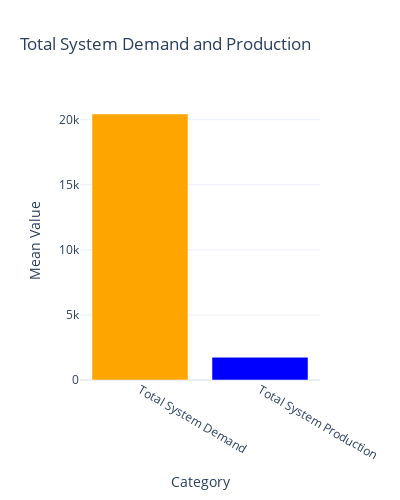

The code cell stored with this chart in its notebook:
### Code cell
import pandas as pd
import plotly.graph_objects as go



# Filter the DataFrame based on the given conditions
filtered_df = df[(df['prosumers'] == 5) & 
                 (df['perfect_forecasting'] == True) & 
                 (df['exchange_type'] == 'bilateral')]

# Calculate the mean values
mean_total_system_demand = filtered_df['Total System Demand'].mean()
mean_total_system_production = filtered_df['Total System Production'].mean()

# Data for the bar plot
categories = ['Total System Demand', 'Total System Production']
mean_values = [mean_total_system_demand, mean_total_system_production]

# Create the bar plot using Plotly with specified colors
fig = go.Figure(data=[
    go.Bar(name='Mean Values', x=categories, y=mean_values, marker_color=['orange', 'blue'])
])

# Update layout for better readability
fig.update_layout(
    title='Total System Demand and Production',
    xaxis_title='Category',
    yaxis_title='Mean Value',
    template='plotly_white', 
    height = 500, 
    width = 400
)

# Show the plot
fig.show()

### Figure 1 — Plotly figure (JSON) as saved in the notebook; plotly's stock layout.template omitted (floating-point values rounded to 4 significant figures)
{"data": [{"marker": {"color": ["orange", "blue"]}, "name": "Mean Values", "type": "bar", "x": ["Total System Demand", "Total System Production"], "y": [20440.0, 1751.0]}], "layout": {"height": 500, "title": {"text": "Total System Demand and Production"}, "width": 400, "xaxis": {"title": {"text": "Category"}}, "yaxis": {"title": {"text": "Mean Value"}}}}
